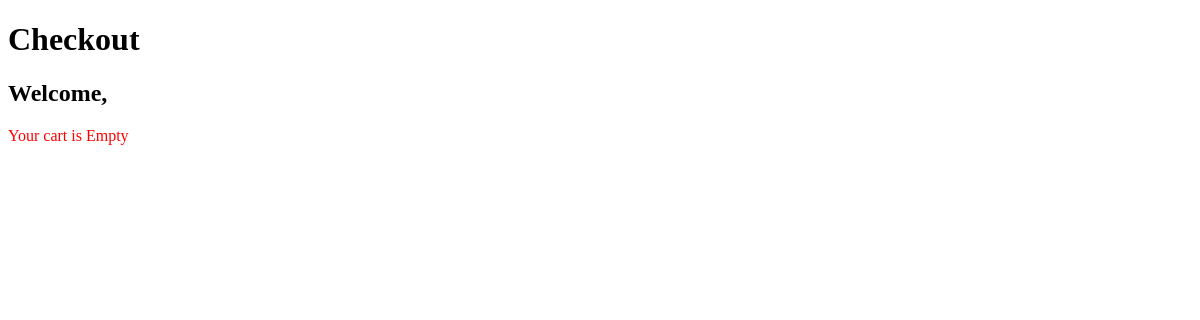
Page /checkout/vamshi/ on the earlier database version.
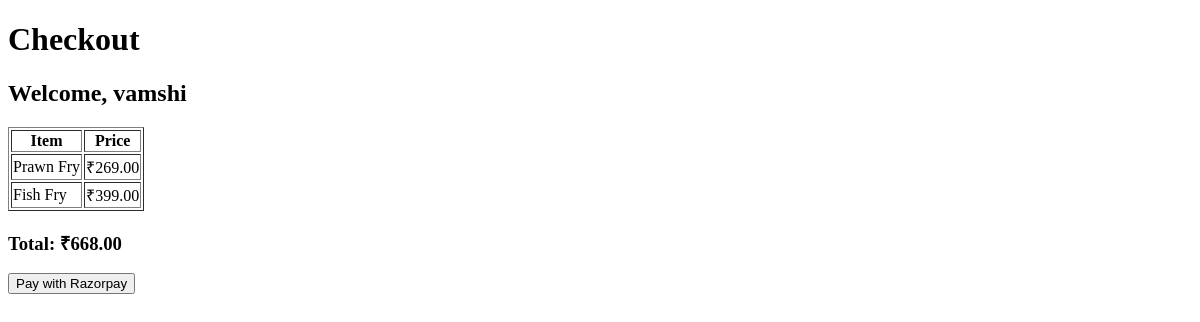
Same page on the later database version.
### delivery/models.py (models this page shows, shortened)
class Menu(models.Model):
    res = models.ForeignKey(
        Restaurants,
        on_delete=models.CASCADE
    )
    item_name = models.CharField(max_length=100)
    description = models.TextField(blank = True, null = True)
    price = models.DecimalField(max_digits = 6, decimal_places = 2)
    is_available = models.BooleanField(default = True)
    category = models.CharField(max_length=50)

### delivery/views.py (the view)
# urls.py: path('checkout/<str:username>/',views.checkout, name = 'checkout'),
def checkout(request, username):
    customer = Customer.objects.get(username = username)
    cart = Cart.objects.filter(customer = customer).first()
    cart_items = cart.items.all() if cart else []
    total_price = cart.total_price() if cart else 0
    if total_price == 0:
        return render(request, 'delivery/checkout.html',{'error':'Your cart is Empty'})
    client = razorpay.Client(auth=(settings.RAZORPAY_KEY_ID, settings.RAZORPAY_KEY_SECRET))
    order_data = {
        'amount':int(total_price * 100),
        'currency':'INR',
        'payment_capture':'1',
    }
    order = client.order.create(data = order_data)
    return render(
        request, 'delivery/checkout.html',
        {'username':username,
        'cart_items':cart_items,
        'total_price':total_price,
        'razorpay_key_id':settings.RAZORPAY_KEY_ID,
        'order_id':order['id'],
        'amount':total_price,
        }
    )

### delivery/models.py (called while the page is built)
    def total_price(self):
        return sum(item.price for item in self.items.all())

### delivery/templates/delivery/checkout.html (shortened to what this page needs)
<!DOCTYPE html>
<html lang="en">
  <head>
  </head>
  <body>
    <h1>Checkout</h1>
    <h2>Welcome, {{ username }}</h2>
    {% if error %}
    <p style="color: red">{{ error }}</p>
    {% else %}
    <table border="1">
      <thead>
        <tr>
          <th>Item</th>
          <th>Price</th>
        </tr>
      </thead>
      <tbody>
        {% for item in cart_items %}
        <tr>
          <td>{{ item.item_name }}</td>
          <td>₹{{ item.price }}</td>
        </tr>
        {% endfor %}
      </tbody>
    </table>
    <h3>Total: ₹{{ total_price }}</h3>
    <button id="rzp-button">Pay with Razorpay</button>
    {% endif %}
  </body>
</html>

Differences in the rows shown:
now on this page (row unchanged): Menu: item_name "Prawn Fry", price "269.00"
added Menu: item_name "Fish Fry", price "399.00"
Other differences:
{{ username }}: (not shown) → "vamshi"
{{ total_price }}: (not shown) → "668.00"
{{ error }}: "Your cart is Empty" → (not shown)
text now shown: "Item Price Total: ₹ Pay with Razorpay"
